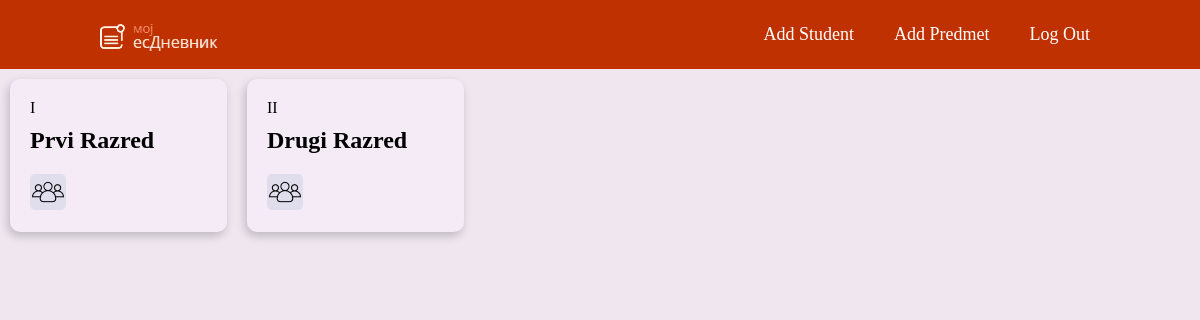
The app's page /admin_stranice/admin_dashboard.php (signed in) with its own data.
### tables this page shows
CREATE TABLE `razred` (
  `razredID` int(11) NOT NULL,
  `code` char(4) NOT NULL COMMENT 'RIMSKI BROJEVI (I, II, III, IV...)',
  `ime` varchar(10) NOT NULL COMMENT 'Prvi, Drugi, Treci...',
  `atribut` varchar(255) NOT NULL
);

### classes/Razred.php (called while the page is built)
<?php
class Razred{
    protected $conn;
    public function __construct(){
        global $conn;
        $this->conn = $conn;
    }
    public function getRazred(){
        $stmt = $this->conn->query("SELECT * FROM razred");
        $results = $stmt->fetch_all(MYSQLI_ASSOC);
        return $results;
    }
}

### admin_stranice/admin_dashboard.php (the view, shortened to what this page needs)
<?php
    require_once "../config/config.php";
    require_once "../classes/Razred.php";
    $razred = new Razred();
    $results = $razred->getRazred();
?>
<!DOCTYPE html>
<html lang="en">
<head>
    <link rel="stylesheet" href="admin_css/admin_dashboard.css">
</head>
<body>
    <header>
        <nav>
            <div class="navbar-container">
                <div class="logo">
                    <img src="/e-dnevnik/assets/site_images/esdnevnik-logo.png" alt="">
                </div>
                <div class="menu">
                    <a href="add_pages/add_student.php" target="_self" rel="noopener noreferrer" class="nav-link">
                        <div class="menu-div">
                            Add student
                        </div>
                    </a>
                    <a href="add_pages/add_predmet.php" target="_self" rel="noopener noreferrer" class="nav-link">
                        <div class="menu-div">
                            Add predmet
                        </div>
                    </a>
                    <a href="/e-dnevnik/sign_out.php" target="_self" rel="noopener noreferrer" class="nav-link">
                        <div class="menu-div">
                            Log Out
                        </div>
                    </a>
                </div>
            </div>
        </nav>
    </header>
    <section>
        <div class="container">
            <?php
                foreach ($results as $result) :?>
                    <div class="grade-card">
                        <a href="show_pages/odeljenja_godina.php?razredID=<?php echo $result['razredID']?>" class="grade-link"> </a>
                        <div class="grade-num"><?php echo $result['code']?></div>
                        <h2 class="grade-name"><?php echo $result['ime'] . ' Razred'?></h2>
                        <div class="icon-button">
                            <a href="show_pages/all_students_grade.php?razredID=<?php echo $result['razredID']?>" class="icon-link"> </a>
                            <img src="/e-dnevnik/assets/site_images/group.png" alt="">
                        </div>
                    </div>
            <?php endforeach;?>
        </div>
    </section>
</body>
</html>

### admin_stranice/admin_css/admin_dashboard.css (style rules this page uses)
body { background-color: #EFE6F0; margin: 0; }
.container { padding: 10px; margin: auto !important; }
@media only screen and (min-width: 992px) { .container { max-width: 992px; } }
@media only screen and (min-width: 1200px) { .container { max-width: 1200px; display: flex; flex-direction: row; justify-content: start; column-gap: 20px; align-items: center; flex-wrap: wrap; } }
@media only screen and (min-width: 1200px) { .grade-card { flex: 0 0 15%; border-radius: 10px; background-color: #F4EBF7; position: relative; padding: 20px; box-shadow: -2px 4px 10px rgba(0, 0, 0, .2); transition: transform .3s; } }
@media only screen and (min-width: 1200px) { .grade-name { margin-top: 10px; margin-bottom: 20px; } }
@media only screen and (min-width: 1200px) { .grade-link { display: block; position:absolute; top: 0%; bottom: 0%; left: 0%; right: 0%; text-decoration: none; color: black; z-index: 100; } }
@media only screen and (min-width: 1200px) { .icon-button { padding: 2px; border-radius: 5px; display: inline-block; width: 32px; height: 32px; z-index: 101; position: relative; background-color: #e0ddec; transition: background-color .3s; } }
@media only screen and (min-width: 1200px) { .icon-link { position:absolute; top: 0%; bottom: 0%; left: 0%; right: 0%; } }
@media only screen and (min-width: 1200px) { .navbar-container { max-width: 85%; margin: auto; display: flex; flex-direction: row; align-items: stretch; justify-content: space-between; } }
@media only screen and (min-width: 1200px) { header { background-color: #BF3100;; } }
@media only screen and (min-width: 1200px) { .menu { display: flex; flex-direction: row; } }
@media only screen and (min-width: 1200px) { .logo { padding: 10px 0 5px 0; } }
@media only screen and (min-width: 1200px) { .nav-link { display: flex; align-items: center; justify-content: center; text-decoration: none; color: white ; font-size: 18px; font-weight: 500; transition: all .3s ease-in; padding: 0 20px 0 20px; text-transform: capitalize; } }

### records on screen
razred: code "I", ime "Prvi"
razred: code "II", ime "Drugi"
